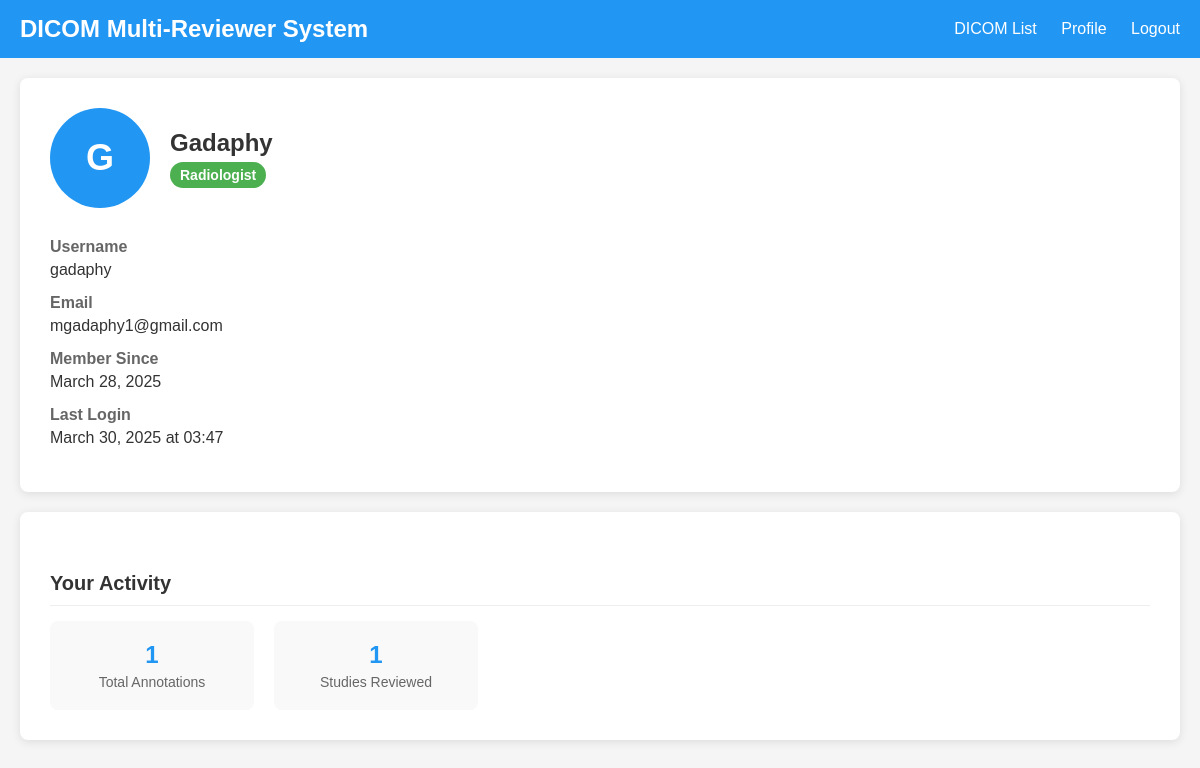
Page /profile (signed in) on the committed database.
### src/dicom_reviewer/models/db/user.py (models this page shows, shortened)
class User(db.Model, UserMixin):
    __tablename__ = 'users'
    id = db.Column(db.Integer, primary_key=True)
    username = db.Column(db.String(80), unique=True, nullable=False)
    password_hash = db.Column(db.String(128), nullable=False)
    email = db.Column(db.String(120), unique=True, nullable=False)
    full_name = db.Column(db.String(150), nullable=False)
    role = db.Column(db.String(20), nullable=False, default='radiologist')
    created_at = db.Column(db.DateTime, nullable=False, default=datetime.utcnow)
    last_login = db.Column(db.DateTime, nullable=True)

### src/dicom_reviewer/main.py (the view)
@app.route('/profile')
@login_required
def profile():
    annotation_count = Annotation.query.filter_by(reviewer_id=current_user.id).count()
    studies_with_annotations = db.session.query(Annotation.study_uid).filter_by(
        reviewer_id=current_user.id
    ).distinct().count()
    return render_template('profile.html',
                          annotation_count=annotation_count,
                          study_count=studies_with_annotations)

### src/dicom_reviewer/main.py (called while the page is built)
@login_manager.user_loader
def load_user(user_id):
    return User.query.get(int(user_id))

### src/dicom_reviewer/templates/profile.html (shortened to what this page needs)
<!DOCTYPE html>
<html>
<head>
</head>
<body>
    <div class="header">
        <h1>DICOM Multi-Reviewer System</h1>
        <div class="header-links">
            <a href="{{ url_for('dicom_list') }}">DICOM List</a>
            <a href="{{ url_for('profile') }}">Profile</a>
            <a href="{{ url_for('logout') }}">Logout</a>
        </div>
    </div>
    <div class="container">
        <div class="profile-card">
            <div class="profile-header">
                <div class="profile-avatar">
                    {{ current_user.full_name[0] }}
                </div>
                <div class="profile-info">
                    <h2>{{ current_user.full_name }}</h2>
                    <span class="profile-role">{{ current_user.role|title }}</span>
                </div>
            </div>
            <div class="profile-details">
                <div class="profile-detail">
                    <label>Username</label>
                    <span>{{ current_user.username }}</span>
                </div>
                <div class="profile-detail">
                    <label>Email</label>
                    <span>{{ current_user.email }}</span>
                </div>
                <div class="profile-detail">
                    <label>Member Since</label>
                    <span>{{ current_user.created_at.strftime('%B %d, %Y') }}</span>
                </div>
                <div class="profile-detail">
                    <label>Last Login</label>
                    <span>{{ current_user.last_login.strftime('%B %d, %Y at %H:%M') if current_user.last_login else 'Never' }}</span>
                </div>
            </div>
        </div>
        <div class="profile-card">
            <div class="stats-section">
                <h3 class="stats-header">Your Activity</h3>
                <div class="stats-grid">
                    <div class="stat-card">
                        <div class="stat-value">{{ annotation_count }}</div>
                        <div class="stat-label">Total Annotations</div>
                    </div>
                    <div class="stat-card">
                        <div class="stat-value">{{ study_count }}</div>
                        <div class="stat-label">Studies Reviewed</div>
                    </div>
                </div>
            </div>
        </div>
    </div>
</body>
</html>

### src/dicom_reviewer/templates/profile.html (style rules this page uses)
body { font-family: Arial, sans-serif; margin: 0; padding: 0; background-color: #f5f5f5; }
.header { background-color: #2196F3; color: white; padding: 15px 20px; display: flex; justify-content: space-between; align-items: center; }
.header h1 { margin: 0; font-size: 24px; }
.header-links a { color: white; text-decoration: none; margin-left: 20px; }
.container { max-width: 1200px; margin: 0 auto; padding: 20px; }
.profile-card { background-color: white; border-radius: 8px; box-shadow: 0 2px 10px rgba(0, 0, 0, 0.1); padding: 30px; margin-bottom: 20px; }
.profile-header { display: flex; align-items: center; margin-bottom: 30px; }
.profile-avatar { width: 100px; height: 100px; border-radius: 50%; background-color: #2196F3; color: white; display: flex; justify-content: center; align-items: center; font-size: 36px; font-weight: bold; margin-right: 20px; }
.profile-info h2 { margin: 0 0 5px 0; color: #333; }
.profile-role { display: inline-block; background-color: #4CAF50; color: white; padding: 5px 10px; border-radius: 20px; font-size: 14px; font-weight: bold; }
.profile-details { margin-top: 20px; }
.profile-detail { margin-bottom: 15px; }
.profile-detail label { display: block; font-weight: bold; color: #666; margin-bottom: 5px; }
.profile-detail span { font-size: 16px; color: #333; }
.stats-section { margin-top: 30px; }
.stats-header { font-size: 20px; margin-bottom: 15px; color: #333; border-bottom: 1px solid #eee; padding-bottom: 10px; }
.stats-grid { display: grid; grid-template-columns: repeat(auto-fill, minmax(200px, 1fr)); gap: 20px; }
.stat-card { background-color: #f9f9f9; border-radius: 8px; padding: 20px; text-align: center; }
.stat-value { font-size: 24px; font-weight: bold; color: #2196F3; margin-bottom: 5px; }
.stat-label { color: #666; font-size: 14px; }

### rows in the picture
User: full_name "G", full_name "Gadaphy", role "Radiologist", username "gadaphy", email "mgadaphy1@gmail.com", created_at "March 28, 2025", last_login "March 30, 2025 at 03:47"

### other values in the picture
{{ annotation_count }} "1"
{{ study_count }} "1"
